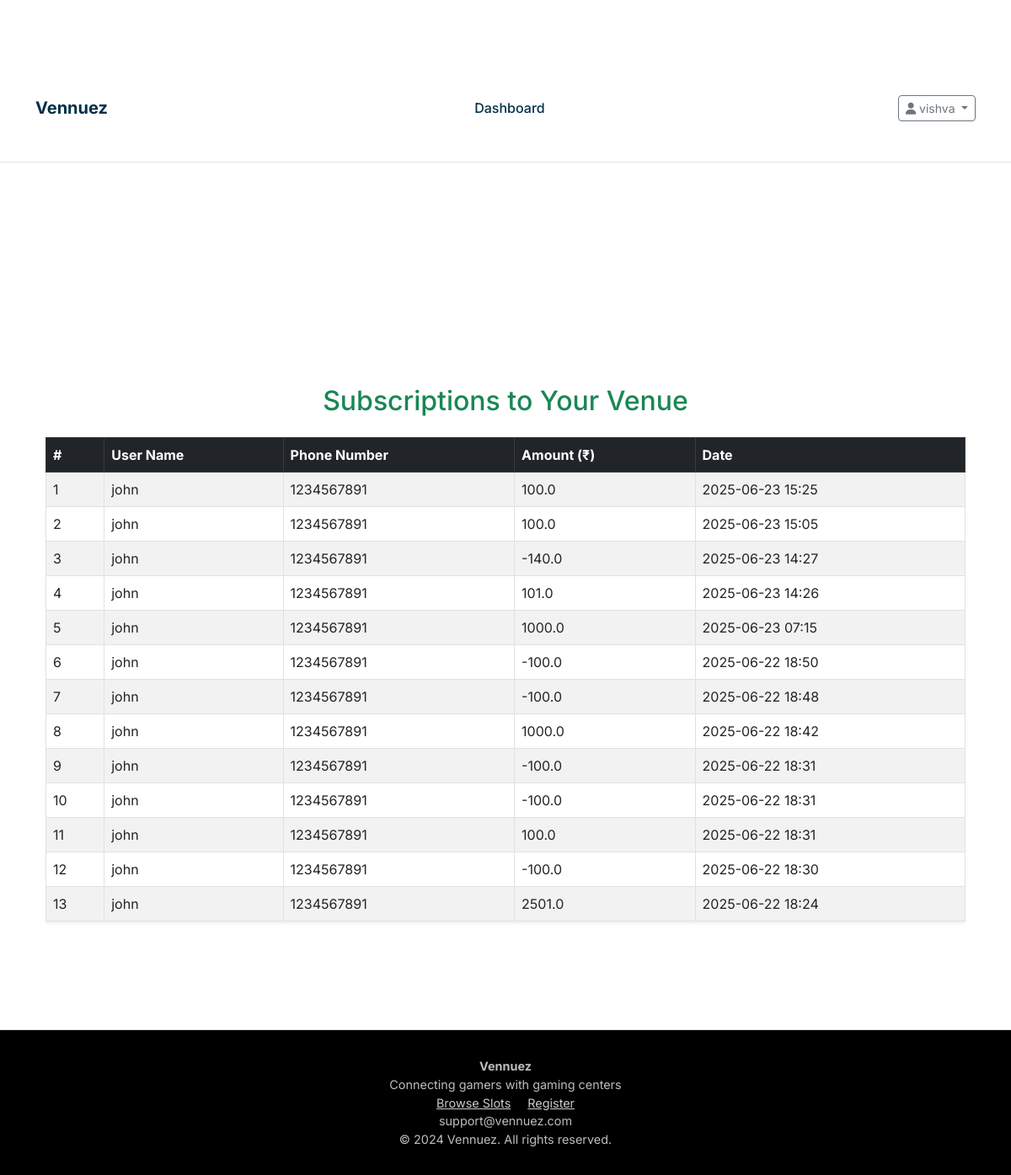
The app's page /owner/subscription_history (signed in), older data.
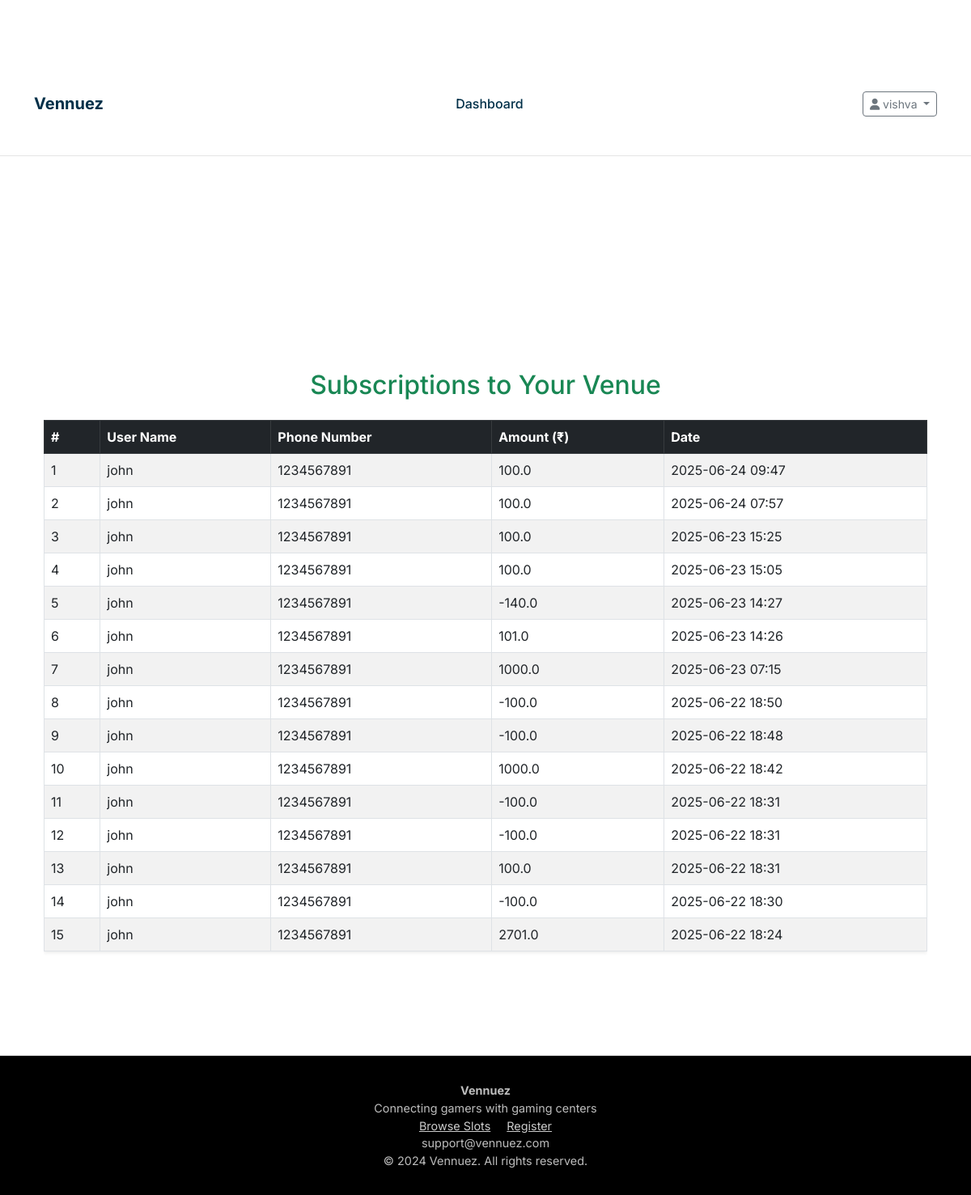
The same page, newer data.
### models.py (models this page shows, shortened)
class User(UserMixin, db.Model):
    __tablename__ = 'users'
    id = db.Column(db.Integer, primary_key=True)
    username = db.Column(db.String(80), unique=True, nullable=False)
    email = db.Column(db.String(120), unique=True, nullable=True)
    phone = db.Column(db.String(20), nullable=False , unique = True)
    password_hash = db.Column(db.String(256), nullable=False)
    full_name = db.Column(db.String(120), nullable=True)
    age = db.Column(db.Integer, nullable=True)
    created_at = db.Column(db.DateTime, default=datetime.utcnow)
    total_spent = db.Column(db.Float, default=0.0)
    bookings = db.relationship('TimeSlot', backref='user', lazy=True, foreign_keys='TimeSlot.user_id')
    coin_balances = db.relationship('UserCoinBalance', backref='user', lazy=True)
    subscriptions = db.relationship("Subscription", back_populates="user", cascade="all, delete")

class Subscription(db.Model):
    __tablename__ = "subscription"
    id = db.Column(db.Integer, primary_key=True)
    amount = db.Column(db.Float, nullable=False)
    user_id = db.Column(db.Integer, db.ForeignKey('users.id'), nullable=False)
    owner_id = db.Column(db.Integer, db.ForeignKey('owners.id'), nullable=False)
    created_at = db.Column(db.DateTime, default=datetime.utcnow)
    user = db.relationship("User", back_populates="subscriptions")
    owner = db.relationship("Owner", back_populates="subscriptions")

### routes.py (the view)
@app.route('/owner/subscription_history')
@login_required
def owner_subscription_history():
    owner_id = current_user.id
    subscriptions = Subscription.query.filter_by(owner_id=owner_id).order_by(Subscription.created_at.desc()).all()
    detailed_subs = []
    for sub in subscriptions:
        user = User.query.get(sub.user_id)
        detailed_subs.append({
            "user_name": user.username,
            "user_phone": user.phone,
            "amount": sub.amount,
            "created_at": sub.created_at
        })
    return render_template("owner_subscription_history.html", subscriptions=detailed_subs)

### app.py (called while the page is built)
@login_manager.user_loader
def load_user(user_id):
    from models import Owner, User
    from flask import session
    user_type = session.get('user_type')
    if user_type == 'owner':
        return Owner.query.get(int(user_id))
    elif user_type == 'user':
        return User.query.get(int(user_id))
    return None

### templates/owner_subscription_history.html (shortened to what this page needs)
{% extends "base.html" %}
{% block content %}
<div class="container mt-5">
    <h2 class="text-center mb-4 text-success">Subscriptions to Your Venue</h2>
    {% if subscriptions %}
    <div class="table-responsive">
        <table class="table table-bordered table-striped shadow-sm">
            <thead class="table-dark">
                <tr>
                    <th>#</th>
                    <th>User Name</th>
                    <th>Phone Number</th>
                    <th>Amount (₹)</th>
                    <th>Date</th>
                </tr>
            </thead>
            <tbody>
                {% for sub in subscriptions %}
                <tr>
                    <td>{{ loop.index }}</td>
                    <td>{{ sub.user_name }}</td>
                    <td>{{ sub.user_phone }}</td>
                    <td>{{ sub.amount }}</td>
                    <td>{{ sub.created_at.strftime('%Y-%m-%d %H:%M') }}</td>
                </tr>
                {% endfor %}
            </tbody>
        </table>
    </div>
    {% else %}
    <p class="text-center text-muted">No one has subscribed to your venue yet.</p>
    {% endif %}
</div>
{% endblock %}

Row changes from the older to the newer data that the page shows:
added Subscription: amount "100.0", created_at "2025-06-24 09:47"
added Subscription: amount "100.0", created_at "2025-06-24 07:57"
Text that changed along with them:
new list line: "1"
new list line: "john 1234567891"
new list line: "2"
new list line: "15"
new list line: "2701.0 2025-06-22 18:24"
list line gone: "13"
list line gone: "john 1234567891"
list line gone: "2501.0 2025-06-22 18:24"
